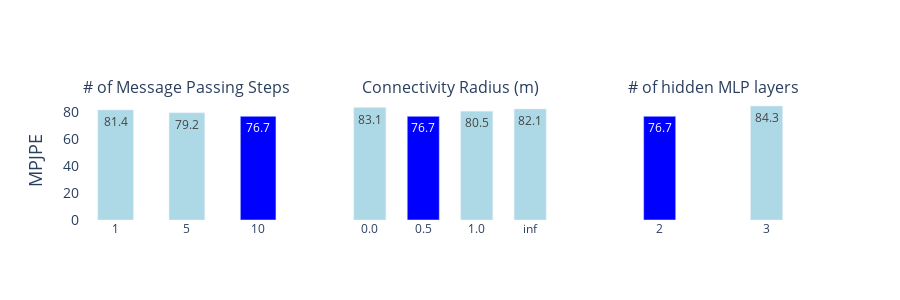

Notebook code for this chart:
### Code cell
color1 = 'lightblue'
color2 = 'blue'

####### PLOT MPS ############

existing_mps = sorted(list(set([m for m, _, _ in existing_tuple])))
mps_losses = []
for mps in np.sort(existing_mps):
    if (mps, best_cr, best_nl) in data:
        mps_losses.append(data[(mps, best_cr, best_nl)])

best_mps_index = existing_mps.index(best_mps)

colors = [color1]*len(existing_mps)

colors[best_mps_index] = color2


fig  = make_subplots(rows=1, cols=3,
                    shared_yaxes=True,
                    vertical_spacing=0.02,
                    subplot_titles=("# of Message Passing Steps","Connectivity Radius (m)", "# of hidden MLP layers"))


fig.add_trace(go.Bar(x= [str(mps) for mps in existing_mps], 
                     y= [loss for loss in mps_losses],
                    marker_color=colors,
                     name = 'other options',
                     showlegend=False,
                     width = 0.5,
                      text=[round(i,1) for i in mps_losses]
                    ), row=1, col=1)



####### PLOT CR ############

existing_cr = sorted(list(set([r for _, r, _ in existing_tuple])))
cr_losses = []
for cr in existing_cr:
    if (best_mps, cr, best_nl) in data:
        cr_losses.append(data[(best_mps, cr, best_nl)])

best_cr_index = existing_cr.index(best_cr)

colors = [color1]*len(existing_cr)

colors[best_cr_index] = color2


fig.add_trace(go.Bar(x= [str(i/1000) for i in connectivity_radius], 
                     y= [loss for loss in cr_losses],
                    marker_color=colors,
                     name = 'other option',
                     showlegend=False,
                     width = 0.6,
                      text=[round(i,1) for i in cr_losses]
                    ), row=1, col=2)



####### PLOT NMLP ############
best_nl_index = nmlp_layers.index(best_nl)

existing_nl = sorted(list(set([n for _, _, n in existing_tuple])))
nl_losses = []
for nl in existing_nl:
    if (best_mps, best_cr, nl) in data:
        nl_losses.append(data[(best_mps, best_cr, nl)])

best_nl_index = existing_nl.index(best_nl)
    
colors = [color1]*len(existing_nl)

colors[best_nl_index] = color2

fig.add_trace(go.Bar(x= [str(i) for i in existing_nl], 
                     y= [loss for loss in nl_losses],
                    marker_color=colors,
                     name = 'other option',
                     showlegend=False,
                     width = 0.3,
                      text=[round(i,1) for i in nl_losses]
                    ), row=1, col=3)



fig.update_layout(
    xaxis_tickfont_size=12,
    yaxis=dict(
        title='MPJPE',
        titlefont_size=18,
        tickfont_size=14,
    ),
    autosize=False,
    width=900,
    height=300,
    plot_bgcolor='rgba(0,0,0,0)'
)

fig.show()

### Figure 1 — Plotly figure (JSON) as saved in the notebook; plotly's stock layout.template omitted (floating-point values rounded to 4 significant figures)
{"data": [{"marker": {"color": ["lightblue", "lightblue", "blue", "lightblue"]}, "name": "other options", "showlegend": false, "text": ["81.4", "79.2", "76.7"], "type": "bar", "width": 0.5, "x": ["1", "5", "10", "12"], "xaxis": "x", "y": [81.41, 79.23, 76.68], "yaxis": "y"}, {"marker": {"color": ["lightblue", "blue", "lightblue", "lightblue"]}, "name": "other option", "showlegend": false, "text": ["83.1", "76.7", "80.5", "82.1"], "type": "bar", "width": 0.6, "x": ["0.0", "0.5", "1.0", "inf"], "xaxis": "x2", "y": [83.14, 76.68, 80.51, 82.13], "yaxis": "y2"}, {"marker": {"color": ["blue", "lightblue"]}, "name": "other option", "showlegend": false, "text": ["76.7", "84.3"], "type": "bar", "width": 0.3, "x": ["2", "3"], "xaxis": "x3", "y": [76.68, 84.31], "yaxis": "y3"}], "layout": {"annotations": [{"font": {"size": 16}, "showarrow": false, "text": "# of Message Passing Steps", "x": 0.1444, "xanchor": "center", "xref": "paper", "y": 1, "yanchor": "bottom", "yref": "paper"}, {"font": {"size": 16}, "showarrow": false, "text": "Connectivity Radius (m)", "x": 0.5, "xanchor": "center", "xref": "paper", "y": 1, "yanchor": "bottom", "yref": "paper"}, {"font": {"size": 16}, "showarrow": false, "text": "# of hidden MLP layers", "x": 0.8556, "xanchor": "center", "xref": "paper", "y": 1, "yanchor": "bottom", "yref": "paper"}], "autosize": false, "height": 300, "plot_bgcolor": "rgba(0, 0, 0, 0)", "width": 900, "xaxis": {"anchor": "y", "autorange": true, "domain": [0, 0.2889], "range": [-0.5, 2.5], "tickfont": {"size": 12}, "type": "category"}, "xaxis2": {"anchor": "y2", "autorange": true, "domain": [0.3556, 0.6444], "range": [-0.5, 3.5], "type": "category"}, "xaxis3": {"anchor": "y3", "autorange": true, "domain": [0.7111, 1], "range": [-0.5, 1.5], "type": "category"}, "yaxis": {"anchor": "x", "autorange": true, "domain": [0, 1], "range": [0, 88.75], "tickfont": {"size": 14}, "title": {"font": {"size": 18}, "text": "MPJPE"}, "type": "linear"}, "yaxis2": {"anchor": "x2", "autorange": true, "domain": [0, 1], "matches": "y", "range": [0, 88.75], "showticklabels": false, "type": "linear"}, "yaxis3": {"anchor": "x3", "autorange": true, "domain": [0, 1], "matches": "y", "range": [0, 88.75], "showticklabels": false, "type": "linear"}}}
